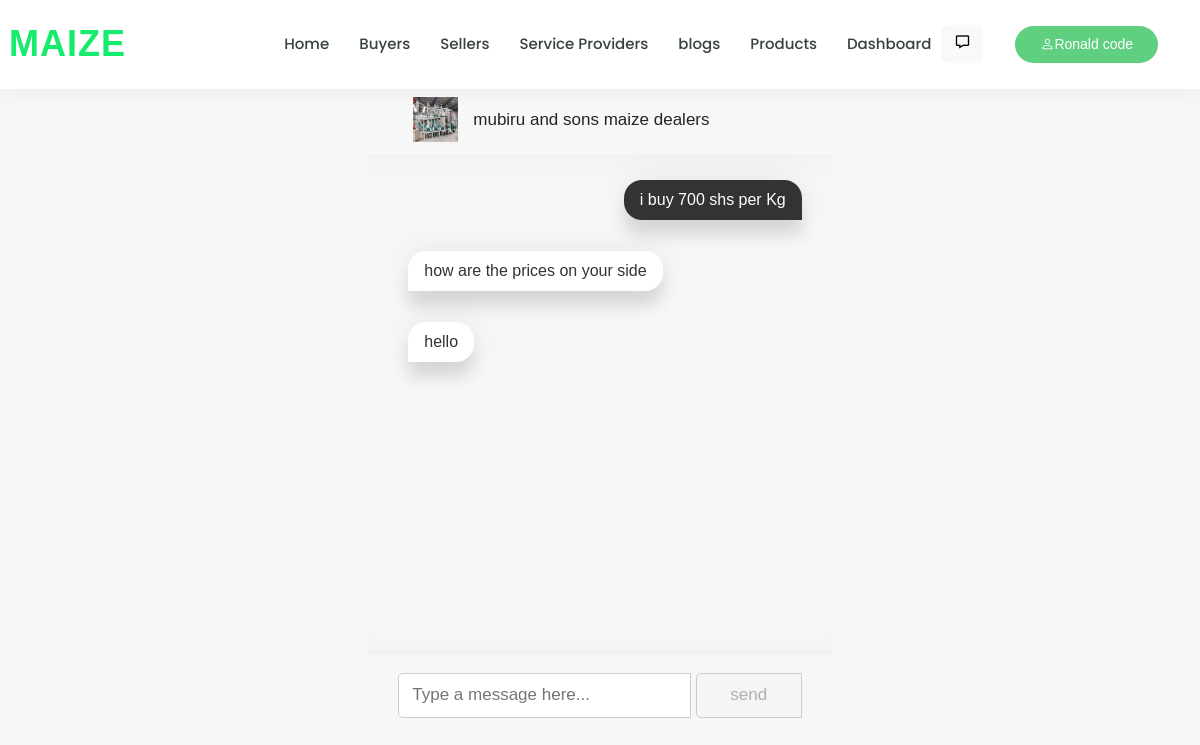
The app's page /chat.php?id=13 (signed in) with its own data.
### tables this page shows
CREATE TABLE `users` (
  `id` int(11) NOT NULL,
  `name` varchar(500) DEFAULT NULL,
  `email` varchar(100) DEFAULT NULL,
  `password` varchar(500) DEFAULT NULL,
  `role` varchar(100) DEFAULT 'buyer',
  `image` varchar(200) DEFAULT NULL,
  `company` varchar(200) DEFAULT NULL,
  `description` varchar(1000) DEFAULT NULL,
  `logo` varchar(100) DEFAULT NULL,
  `motto` varchar(1000) DEFAULT NULL,
  `website` varchar(1000) DEFAULT NULL,
  `contact` int(11) DEFAULT NULL,
  `location` varchar(1000) DEFAULT NULL,
  `dateAdded` datetime DEFAULT current_timestamp(),
  `admin` tinyint(1) DEFAULT 0
);

CREATE TABLE `messages` (
  `id` int(11) NOT NULL,
  `message` varchar(1000) DEFAULT NULL,
  `sender` int(11) DEFAULT NULL,
  `receiver` int(11) DEFAULT NULL,
  `date` datetime DEFAULT current_timestamp(),
  `seen` tinyint(1) DEFAULT 0
);

### chat.php (the view, shortened to what this page needs)
<?php include 'header.php' ?>
<?php
if ( count($_SESSION)==0) {
	header('location: ./login.php');
  }else {
	if ($_GET['id']) {
		$seller= $_GET['id'] ;
		$vistor=$_SESSION['id'];
		$sql="SELECT * FROM messages WHERE sender  = $seller AND receiver = $vistor or sender  = $vistor and receiver = $seller order by id desc";
		$results =mysqli_query($conn,$sql);
		$messages=mysqli_fetch_all($results,MYSQLI_ASSOC);
	} else {
		header('location: ./index.php');
	}
  }
  $sql="SELECT * FROM users WHERE id=$seller";
  $results =mysqli_query($conn,$sql);
  $users=mysqli_fetch_all($results,MYSQLI_ASSOC);
  $user=$users[0];
?>
<!DOCTYPE html>
<html>
<head>
	<link href="assets/vendor/bootstrap/css/bootstrap.min.css" rel="stylesheet">
	<link href="assets/vendor/bootstrap-icons/bootstrap-icons.css" rel="stylesheet">
  	<link href="assets/vendor/boxicons/css/boxicons.min.css" rel="stylesheet">
  	<link href="assets/vendor/remixicon/remixicon.css" rel="stylesheet">
	<link rel="stylesheet" type="text/css" href="css/style.css">
</head>
<br>
		<section class="chat-area">
			<div class="w-100" style='height:20px;'></div>
			<header class='' style="height:70px;">
				<img src="logos/<?php echo $user['logo']  ?>" alt="">
				<div class="details" style="position:relative;" >
					<span><?php echo $user['company'] ?></span>
				</div>
			</header>
			<div class="chat-box">
				<?php foreach ($messages as $message) {?>
					<div class=" <?php echo $message['sender']==$vistor?'chat outgoing':'chat incoming'  ?> ">
					<div class="details">
						<p><?php echo $message['message'] ?></p>
					</div>
				</div>
				<?php } ?>
			</div>
			<form action="" method='POST' class="typing-area">
				<input type="text"  style="width:100%" id="message" name='message' placeholder="Type a message here...">
				&nbsp;<i class="fab fa-telegram-plane" style="width:150px">
					<input id='btn'  value="send" disabled style="cursor: pointer; width:100%" type='submit' name='submit'></input>
				</i>
			</form>
		</section>
</html>

### assets/css/style.css (style rules this page uses)
body { font-family: "Open Sans", sans-serif; color: #444444; }
section { padding: 60px 0; overflow: hidden; }

### css/style.css (style rules this page uses)
* { margin: 0; padding: 0; box-sizing: border-box; text-decoration: none; font-family: "Popinis", sans-serif; }
body { display: flex; align-items: center; justify-content: center; min-height: 100vh; background: #f7f7f7; }
:is(.chat-box, .users-list)::-webkit-scrollbar { width: 0px; }
.chat-area header { display: flex; align-items: center; padding: 18px 30px; }
.chat-area header img { width: 45px; height: 45px; margin: 0 15px; }
.chat-area header span { font-size: 17px; font-weight: 500; }
.chat-box { height: 500px; overflow-y: auto; padding: 10px 30px 20px 30px; background: #f7f7f7; box-shadow: inset 0 32px 30px -32px rgb(0 0 0 / 5%), inset 0 -32px 32px -32px rgb(0 0 0 / 5%); }
.chat-box .chat p { word-wrap: break-word; padding: 8px 16px; box-shadow: 0 0 32px rgb(0 0 0 / 8%), 0 16px 16px rgb(0 0 0 / 10%); }
.chat-box .chat { margin: 15px 0; }
.chat-box .outgoing { display: flex; }
.outgoing .details { margin-left: auto; max-width: calc(100% - 130px); }
.outgoing .details p { background: #333; color: #fff; border-radius: 18px 18px 0 18px; }
.chat-box .incoming { display: flex; align-items: flex-end; }
.incoming .details { margin-left: 10px; margin-right: auto; max-width: calc(100% - 130px); }
.incoming .details p { color: #333; background: #fff; border-radius: 18px 18px 18px 0; }
.chat-area .typing-area { padding: 18px 30px; display: flex; justify-content: space-between; }
.typing-area input { height: 45px; width: calc(100% - 58px); font-size: 17px; border: 1px solid #ccc; padding: 0 13px; border-radius: 5px 0 0 5px; outline: none; }

### records on screen
users: logo (picture), company "mubiru and sons maize dealers"
messages: message "i buy 700 shs per Kg"
messages: message "how are the prices on your side"
messages: message "hello"

### other values on screen
$language['home'] "Home"
$language['buyers'] "Buyers"
$language['sellers'] "Sellers"
$language['services'] "Service Providers"
$language['blogs'] "blogs"
$language['products'] "Products"
$_SESSION['userName'] "Ronald code"
